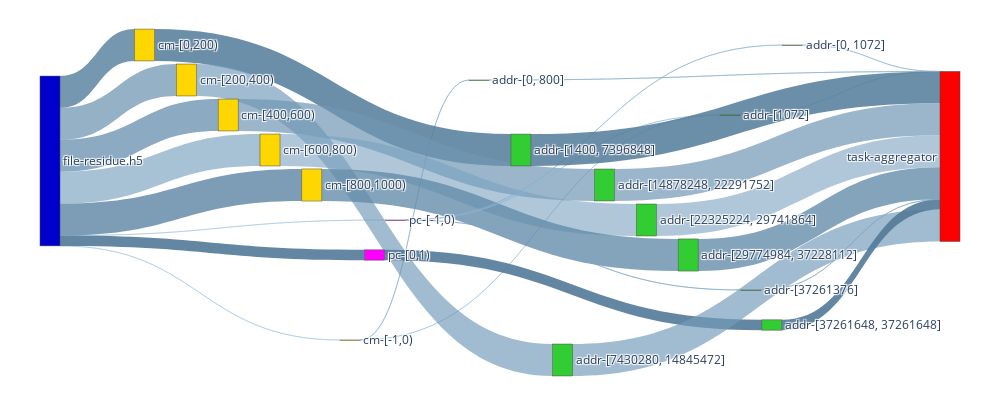

Notebook code for this chart:
### Code cell
agg_r_nodes, agg_r_nodes_dict = get_nodes_for_sankey(G_AGG_R, rm_tags=['agg_r'])

print(nx.get_node_attributes(G_AGG_R,'pos'))
# print(node_ref2)

agg_r_links = get_links_for_sankey(G_AGG_R, agg_r_nodes_dict)
fig = go.Figure(go.Sankey(
            node = agg_r_nodes,
            link = agg_r_links, orientation='h'))

fig.update_layout(
    autosize=False,
    width=1000,
    height=400,
    margin=dict(
        l=40,
        r=40,
        b=40,
        t=10,
        pad=2
    ),
)
fig.show()
fig.write_html(f"{IMAGE_PATH}/sankey-grouped-agg_r-vol-vfd-.html")

### Figure 1 — Plotly figure (JSON) as saved in the notebook; plotly's stock layout.template omitted (floating-point values rounded to 4 significant figures)
{"data": [{"link": {"color": ["rgba(146.07843137254903, 186.07843137254903, 216.07843137254903, 0.4294117647058824)", "rgba(91.1764705882353, 131.1764705882353, 161.1764705882353, 0.8411764705882353)", "rgba(106.86274509803923, 146.86274509803923, 176.86274509803923, 0.723529411764706)", "rgba(102.94117647058823, 142.94117647058823, 172.94117647058823, 0.7529411764705882)", "rgba(118.62745098039215, 158.62745098039215, 188.62745098039215, 0.6352941176470588)", "rgba(95.09803921568627, 135.09803921568627, 165.09803921568627, 0.8117647058823529)", "rgba(146.07843137254903, 186.07843137254903, 216.07843137254903, 0.4294117647058824)", "rgba(83.33333333333333, 123.33333333333333, 153.33333333333331, 0.9)", "rgba(130.39215686274508, 170.39215686274508, 200.39215686274508, 0.5470588235294118)", "rgba(142.15686274509804, 182.15686274509804, 212.15686274509804, 0.45882352941176474)", "rgba(87.25490196078431, 127.25490196078431, 157.2549019607843, 0.8705882352941177)", "rgba(114.70588235294117, 154.70588235294116, 184.70588235294116, 0.6647058823529413)", "rgba(110.7843137254902, 150.7843137254902, 180.7843137254902, 0.6941176470588235)", "rgba(122.54901960784314, 162.54901960784315, 192.54901960784315, 0.6058823529411765)", "rgba(99.01960784313727, 139.01960784313727, 169.01960784313727, 0.7823529411764706)", "rgba(134.31372549019608, 174.31372549019608, 204.31372549019608, 0.5176470588235295)", "rgba(142.15686274509804, 182.15686274509804, 212.15686274509804, 0.45882352941176474)", "rgba(126.47058823529412, 166.47058823529412, 196.47058823529412, 0.5764705882352942)", "rgba(83.33333333333333, 123.33333333333333, 153.33333333333331, 0.9)", "rgba(130.39215686274508, 170.39215686274508, 200.39215686274508, 0.5470588235294118)", "rgba(138.23529411764707, 178.23529411764707, 208.23529411764707, 0.4882352941176471)", "rgba(87.25490196078431, 127.25490196078431, 157.2549019607843, 0.8705882352941177)", "rgba(114.70588235294117, 154.70588235294116, 184.70588235294116, 0.6647058823529413)", "rgba(110.7843137254902, 150.7843137254902, 180.7843137254902, 0.6941176470588235)", "rgba(122.54901960784314, 162.54901960784315, 192.54901960784315, 0.6058823529411765)", "rgba(99.01960784313727, 139.01960784313727, 169.01960784313727, 0.7823529411764706)", "rgba(134.31372549019608, 174.31372549019608, 204.31372549019608, 0.5176470588235295)", "rgba(83.33333333333333, 123.33333333333333, 153.33333333333331, 0.9)", "rgba(126.47058823529412, 166.47058823529412, 196.47058823529412, 0.5764705882352942)"], "label": ["Access Volume : 0 <br />Access Count : 3 <br />Average Access Size : 0 <br />Operation : read<br />Bandwidth : 0", "Access Volume : 7.42 MB <br />Access Count : 200 <br />Average Access Size : 37.11 KB <br />Operation : read<br />Bandwidth : 11.12 MB/s", "Access Volume : 7.44 MB <br />Access Count : 200 <br />Average Access Size : 37.21 KB <br />Operation : read<br />Bandwidth : 10.68 MB/s", "Access Volume : 7.44 MB <br />Access Count : 200 <br />Average Access Size : 37.2 KB <br />Operation : read<br />Bandwidth : 10.69 MB/s", "Access Volume : 7.44 MB <br />Access Count : 200 <br />Average Access Size : 37.21 KB <br />Operation : read<br />Bandwidth : 10.43 MB/s", "Access Volume : 7.48 MB <br />Access Count : 201 <br />Average Access Size : 37.21 KB <br />Operation : read<br />Bandwidth : 10.78 MB/s", "Access Volume : 0 <br />Access Count : 3 <br />Average Access Size : 0 <br />Operation : read<br />Bandwidth : 0", "Access Volume : 2.4 MB <br />Access Count : 1 <br />Average Access Size : 2.4 MB <br />Operation : read<br />Bandwidth : 1.56 GB/s", "Access Volume : 2.18 KB <br />Access Count : 8 <br />Average Access Size : 273 B <br />Operation : read<br />Bandwidth : 46.58 KB/s", "Access Volume : 328 B <br />Access Count : 1 <br />Average Access Size : 328 B <br />Operation : read<br />Bandwidth : 93.56 B/s", "Access Volume : 7.43 MB <br />Access Count : 399 <br />Average Access Size : 18.62 KB <br />Operation : read<br />Bandwidth : 11.19 MB/s", "Access Volume : 7.45 MB <br />Access Count : 400 <br />Average Access Size : 18.62 KB <br />Operation : read<br />Bandwidth : 10.67 MB/s", "Access Volume : 7.45 MB <br />Access Count : 400 <br />Average Access Size : 18.62 KB <br />Operation : read<br />Bandwidth : 10.68 MB/s", "Access Volume : 7.45 MB <br />Access Count : 400 <br />Average Access Size : 18.62 KB <br />Operation : read<br />Bandwidth : 10.41 MB/s", "Access Volume : 7.49 MB <br />Access Count : 402 <br />Average Access Size : 18.62 KB <br />Operation : read<br />Bandwidth : 10.76 MB/s", "Access Volume : 1.57 KB <br />Access Count : 4 <br />Average Access Size : 392 B <br />Operation : read<br />Bandwidth : 32.85 KB/s", "Access Volume : 328 B <br />Access Count : 1 <br />Average Access Size : 328 B <br />Operation : read<br />Bandwidth : 93.56 B/s", "Access Volume : 512 B <br />Access Count : 1 <br />Average Access Size : 512 B <br />Operation : read<br />Bandwidth : 332.9 KB/s", "Access Volume : 2.4 MB <br />Access Count : 1 <br />Average Access Size : 2.4 MB <br />Operation : read<br />Bandwidth : 1.56 GB/s", "Access Volume : 2.18 KB <br />Access Count : 8 <br />Average Access Size : 273 B <br />Operation : read<br />Bandwidth : 46.58 KB/s", "Access Volume : 656 B <br />Access Count : 2 <br />Average Access Size : 328 B <br />Operation : read<br />Bandwidth : 187.13 B/s", "Access Volume : 7.43 MB <br />Access Count : 399 <br />Average Access Size : 18.62 KB <br />Operation : read<br />Bandwidth : 11.19 MB/s", "Access Volume : 7.45 MB <br />Access Count : 400 <br />Average Access Size : 18.62 KB <br />Operation : read<br />Bandwidth : 10.67 MB/s", "Access Volume : 7.45 MB <br />Access Count : 400 <br />Average Access Size : 18.62 KB <br />Operation : read<br />Bandwidth : 10.68 MB/s", "Access Volume : 7.45 MB <br />Access Count : 400 <br />Average Access Size : 18.62 KB <br />Operation : read<br />Bandwidth : 10.41 MB/s", "Access Volume : 7.49 MB <br />Access Count : 402 <br />Average Access Size : 18.62 KB <br />Operation : read<br />Bandwidth : 10.76 MB/s", "Access Volume : 1.57 KB <br />Access Count : 4 <br />Average Access Size : 392 B <br />Operation : read<br />Bandwidth : 32.85 KB/s", "Access Volume : 2.4 MB <br />Access Count : 1 <br />Average Access Size : 2.4 MB <br />Operation : read<br />Bandwidth : 1.56 GB/s", "Access Volume : 512 B <br />Access Count : 1 <br />Average Access Size : 512 B <br />Operation : read<br />Bandwidth : 332.9 KB/s"], "source": [0, 0, 0, 0, 0, 0, 0, 0, 1, 1, 2, 3, 4, 5, 6, 7, 7, 7, 8, 9, 10, 11, 12, 13, 14, 15, 16, 17, 18], "target": [1, 2, 3, 4, 5, 6, 7, 8, 9, 10, 11, 12, 13, 14, 15, 16, 10, 18, 17, 19, 19, 19, 19, 19, 19, 19, 19, 19, 19], "value": [1, 7422108, 7441148, 7440164, 7442936, 7479508, 1, 2400000, 2184, 328, 7428880, 7447968, 7446976, 7449760, 7486392, 1568, 328, 512, 2400000, 2184, 656, 7428880, 7447968, 7446976, 7449760, 7486392, 1568, 2400000, 512]}, "node": {"color": ["MediumBlue", "Gold", "Gold", "Gold", "Gold", "Gold", "Gold", "Magenta", "Magenta", "LimeGreen", "LimeGreen", "LimeGreen", "LimeGreen", "LimeGreen", "LimeGreen", "LimeGreen", "LimeGreen", "LimeGreen", "LimeGreen", "Red"], "label": ["file-residue.h5", "cm-[-1,0)", "cm-[0,200)", "cm-[200,400)", "cm-[400,600)", "cm-[600,800)", "cm-[800,1000)", "pc-[-1,0)", "pc-[0,1)", "addr-[0, 800]", "addr-[1072]", "addr-[1400, 7396848]", "addr-[7430280, 14845472]", "addr-[14878248, 22291752]", "addr-[22325224, 29741864]", "addr-[29774984, 37228112]", "addr-[0, 1072]", "addr-[37261648, 37261648]", "addr-[37261376]", "task-aggregator"], "x": [0, 0.3182, 0.1136, 0.1591, 0.2045, 0.25, 0.2955, 0.3864, 0.3636, 0.4773, 0.75, 0.5227, 0.5682, 0.6136, 0.6591, 0.7045, 0.8182, 0.7955, 0.7727, 1], "y": [0, 0, 0.1, 0.2, 0.3, 0.4, 0.5, 0.6, 0.7, 0.2, 0.3, 0.4, 1, 0.5, 0.6, 0.7, 0.1, 0.9, 0.8, 0]}, "orientation": "h", "type": "sankey"}], "layout": {"autosize": false, "height": 400, "margin": {"b": 40, "l": 40, "pad": 2, "r": 40, "t": 10}, "width": 1000}}
